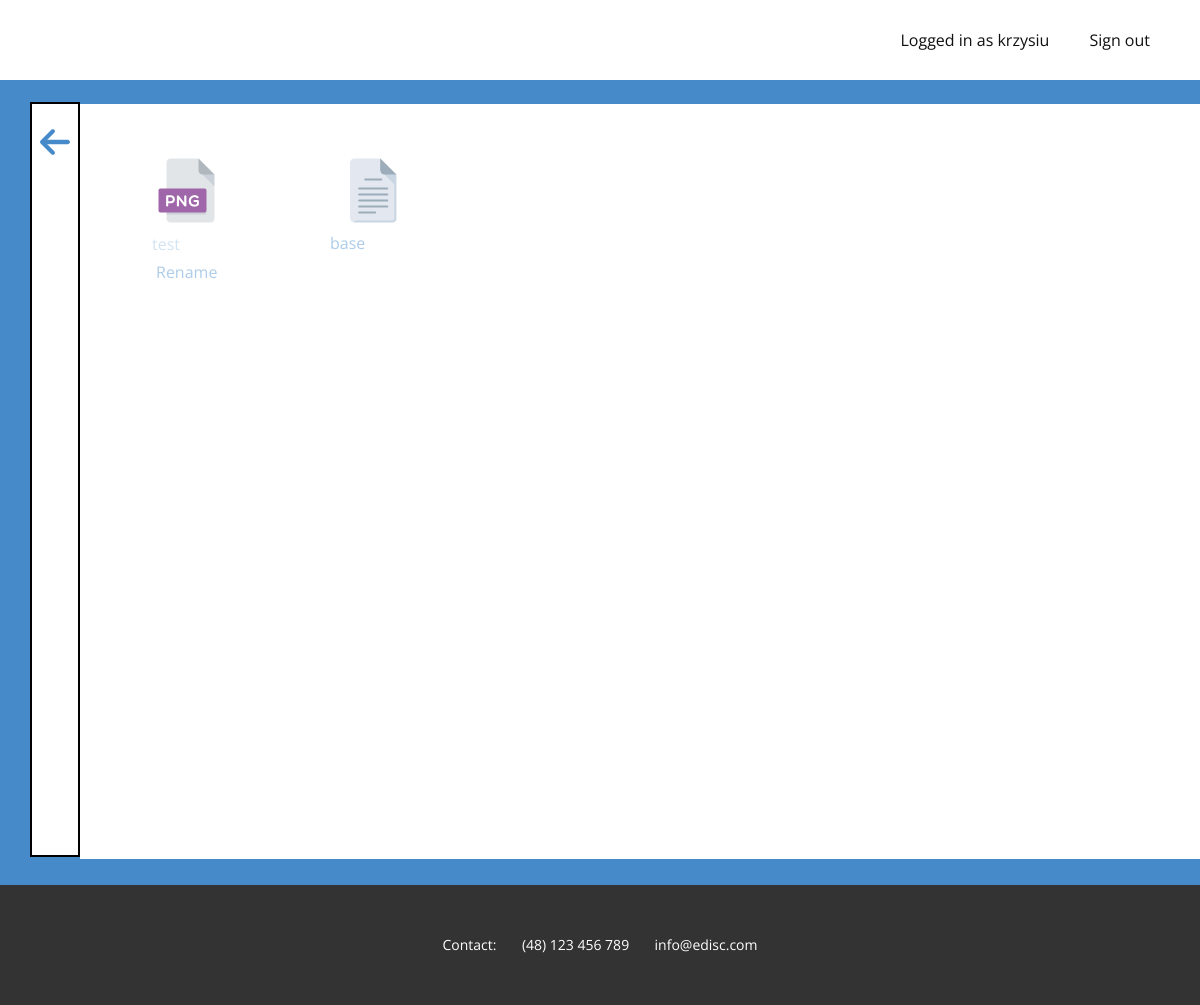
Page /drive/favourites/rename_favourite/12 (signed in) on the earlier database version.
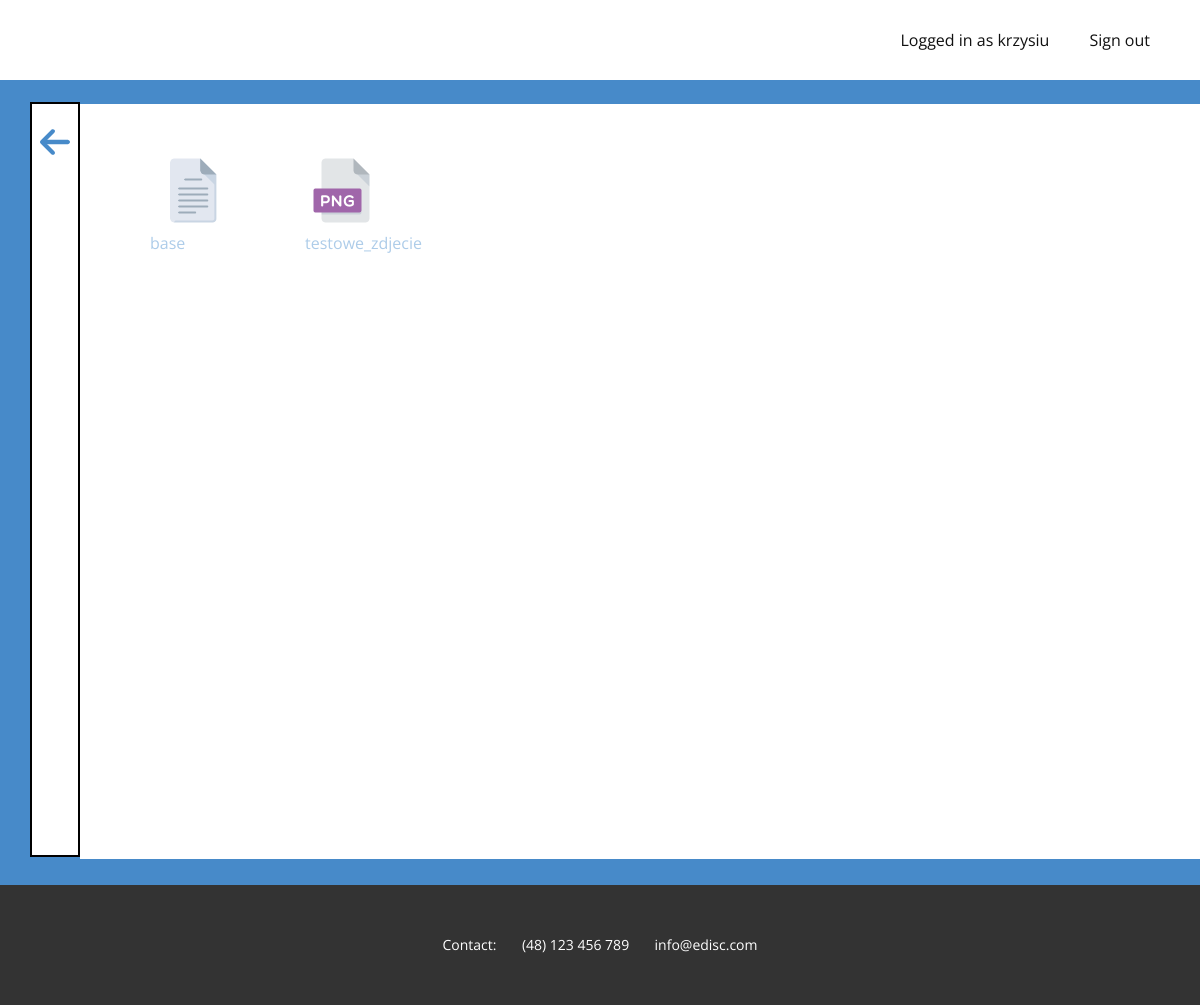
Same page on the later database version.
### mainapp/models.py (models this page shows, shortened)
class File (models.Model):
    fileName = models.CharField(max_length=30)
    extension = models.CharField(max_length=4, default='none')
    content = models.FileField(default='No file loaded')
    directory = models.ForeignKey(Directory, on_delete=models.CASCADE)
    uploadDate = models.DateTimeField()
    inBin = models.BooleanField(default=False)
    isFavourite = models.BooleanField(default=False)

### mainapp/views.py (the view)
# urls.py: path('drive/favourites/rename_favourite/<int:file_key>', views.rename_favourite_function, name='rename_favourite_function'),
@login_required(login_url='login')
def rename_favourite_function(request, file_key):
    if request.method == 'POST':
        name = request.POST.get('input_name')
        file = File.objects.get(pk=file_key)
        file.fileName = name
        file.save()
        return redirect('../../favourites')
    context = {
        'file_key': file_key,
    }
    return render(request, 'mainapp/rename_favourite_function.html', context)

### mainapp/templates/mainapp/rename_favourite_function.html (shortened to what this page needs)
{% extends './base.html' %}
{% block body_content %}
    {% load static %}
    <link rel="stylesheet" href="{% static 'css/clear_input.css' %}" media="screen">
    {% for directory in user.directory_set.all %}
            {% for fil in directory.file_set.all %}
                {% if fil.inBin == False and fil.isFavourite == True %}
                    <div class="floatLeft">
                        <a>
                            <figure>
                                {% if fil.extension == 'pdf' %}
                                    {% load static %}
                                {% elif fil.extension == 'doc' or fil.extension == 'docx' or fil.extension == 'docs' %}
                                    <img src="{% static 'images/file_icons/doc_icon.png' %}" width="73" height="81">
                                {% elif fil.extension == 'mov' or fil.extension == 'mp4' or fil.extension == 'mkv' %}
                                    <img src="{% static 'images/file_icons/mov_icon.png' %}" width="73" height="81">
                                {% elif fil.extension == 'mp3' or fil.extension == 'wav' or fil.extension == 'm4a' %}
                                    <img src="{% static 'images/file_icons/mp3_icon.png' %}" width="73" height="81">
                                {% elif fil.extension == 'png' or fil.extension == 'jpg' or fil.extension == 'jpeg' %}
                                    <img src="{% static 'images/file_icons/png_icon.png' %}" width="73" height="81">
                                {% elif fil.extension == 'ppt' %}
                                    <img src="{% static 'images/file_icons/ppt_icon.png' %}" width="73" height="81">
                                {% elif fil.extension == 'txt' %}
                                    <img src="{% static 'images/file_icons/txt_icon.png' %}" width="73" height="81">
                                {% elif fil.extension == 'xls' %}
                                    <img src="{% static 'images/file_icons/xls_icon.png' %}" width="73" height="81">
                                {% elif fil.extension == 'rar' or fil.extension == 'zip' or fil.extension == 'tar' %}
                                    <img src="{% static 'images/file_icons/zip_icon.png' %}" width="73" height="81">
                                {% else %}
                                    <img src="{% static 'images/file_icons/file_icon_v2.png' %}" width="75" height="81">
                                {% endif %}
                                {% if fil.id == file_key %}
                                    <figcaption>
                                        <form method="POST">
                                            <input type="text" id="input_name" name="input_name" placeholder="{{ fil.fileName }}" style="width:100px;"><br>
                                            <input type="submit" value="Rename">
                                        </form>
                                    </figcaption>
                                {% else %}
                                    <figcaption>
                                        {{ fil.fileName }}
                                    </figcaption>
                                {% endif %}
                            </figure>
                        </a>
                    </div>
                {% endif %}
            {% endfor %}
    {% endfor %}
{% endblock %}
{% block list_content %}
    {% load static %}
    <link rel="stylesheet" href="{% static 'css/directory.css' %}" media="screen">
     <a href="../../favourites/">
        <span class="u-icon u-icon-circle u-text-palette-1-base u-icon-1"><svg class="u-svg-link" preserveAspectRatio="xMidYMin slice" viewBox="0 0 447.243 447.243" style=""><use xmlns:xlink="http://www.w3.org/1999/xlink" xlink:href="#svg-afa0"></use></svg></span>
     </a>
{% endblock %}

Differences in the rows shown:
removed File: inBin False (drawn), input_name "test"
added File: inBin False (drawn), fileName "testowe_zdjecie"
